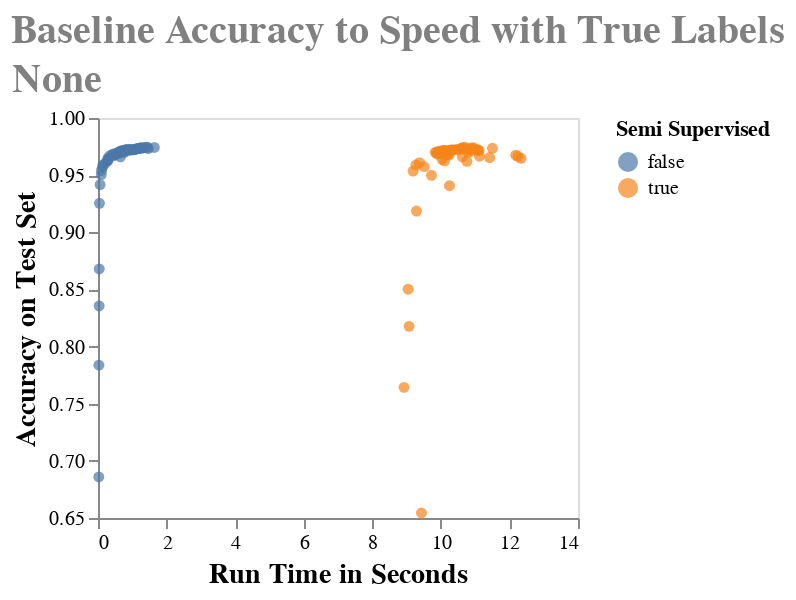

The code cell stored with this chart in its notebook:
### Markdown cell above
### Visualizing Accuracy vs Speed in App for Recommended Texts

### Code cell
chrts = []
chart_upper_limit = 14
chrts.append(chart_accuracy_speed_scatter(df_results.loc[(df_results['vectorizer_num_features'].isna()) & (df_results['model_type']!='StackingClassifier')], None, chart_upper_limit))

row_chrt1 = alt.hconcat(chrts[0]) # | chrts [1] | chrts [2])
#row_chrt2 = alt.hconcat(chrts[3] | chrts [4] | chrts [5])
super_chrt_speed_accuracy = alt.vconcat(row_chrt1).properties(
    title='Baseline Accuracy to Speed with True Labels'
).configure_title(
    fontSize=20,
    anchor='start',
    color='gray'
)
super_chrt_speed_accuracy.save('super_chrt_speed_accuracy_harder_target.html')
super_chrt_speed_accuracy

### Figure 1 — Vega-Lite specification as saved in the notebook (floating-point values rounded to 4 significant figures)
{"usermeta": {"embedOptions": {"theme": "fivethirtyeight"}}, "config": {"view": {"continuousWidth": 400, "continuousHeight": 300}, "title": {"anchor": "start", "color": "gray", "fontSize": 20}}, "vconcat": [{"hconcat": [{"mark": "circle", "encoding": {"color": {"type": "nominal", "field": "semi_supervised", "title": "Semi Supervised"}, "tooltip": [{"type": "nominal", "field": "model_type"}, {"type": "quantitative", "field": "samples", "format": ",.0f"}, {"type": "quantitative", "field": "test_accuracy", "format": ",.4f"}, {"type": "nominal", "field": "semi_supervised"}, {"type": "quantitative", "field": "run_time", "format": ",.4f"}], "x": {"type": "quantitative", "axis": {"grid": false, "title": "Run Time in Seconds", "titleFontSize": 14}, "field": "run_time", "scale": {"domain": [0.0, 14]}}, "y": {"type": "quantitative", "axis": {"grid": false, "title": "Accuracy on Test Set", "titleFontSize": 14}, "field": "test_accuracy", "scale": {"domain": [0.65, 1.0]}}}, "height": 200, "title": "None", "width": 240}]}], "data": {"name": "data-be4229e878ad1cf97895ac7f69c10ecd"}, "title": "Baseline Accuracy to Speed with True Labels", "$schema": "https://vega.github.io/schema/vega-lite/v4.8.1.json", "datasets": {"data-be4229e878ad1cf97895ac7f69c10ecd": [{"model_type": "LinearSVC", "vectorizer_num_features": null, "semi_supervised": false, "samples": 250, "dummy_train_accuracy": 0.3745, "dummy_test_accuracy": 0.3772, "train_accuracy": 1.0, "test_accuracy": 0.6859, "run_time": 0.023}, {"model_type": "LinearSVC", "vectorizer_num_features": null, "semi_supervised": true, "samples": 250, "dummy_train_accuracy": 0.4038, "dummy_test_accuracy": 0.4011, "train_accuracy": 0.6364, "test_accuracy": 0.6544, "run_time": 9.434}, {"model_type": "LinearSVC", "vectorizer_num_features": null, "semi_supervised": false, "samples": 500, "dummy_train_accuracy": 0.3992, "dummy_test_accuracy": 0.3896, "train_accuracy": 1.0, "test_accuracy": 0.7837, "run_time": 0.027}, {"model_type": "LinearSVC", "vectorizer_num_features": null, "semi_supervised": true, "samples": 500, "dummy_train_accuracy": 0.4038, "dummy_test_accuracy": 0.4011, "train_accuracy": 0.7173, "test_accuracy": 0.7643, "run_time": 8.925}, {"model_type": "LinearSVC", "vectorizer_num_features": null, "semi_supervised": false, "samples": 750, "dummy_train_accuracy": 0.3981, "dummy_test_accuracy": 0.3924, "train_accuracy": 1.0, "test_accuracy": 0.8356, "run_time": 0.033}, {"model_type": "LinearSVC", "vectorizer_num_features": null, "semi_supervised": true, "samples": 750, "dummy_train_accuracy": 0.4038, "dummy_test_accuracy": 0.4011, "train_accuracy": 0.774, "test_accuracy": 0.8177, "run_time": 9.073}, {"model_type": "LinearSVC", "vectorizer_num_features": null, "semi_supervised": false, "samples": 1000, "dummy_train_accuracy": 0.3946, "dummy_test_accuracy": 0.394, "train_accuracy": 1.0, "test_accuracy": 0.8679, "run_time": 0.03698}, {"model_type": "LinearSVC", "vectorizer_num_features": null, "semi_supervised": true, "samples": 1000, "dummy_train_accuracy": 0.4038, "dummy_test_accuracy": 0.4011, "train_accuracy": 0.8149, "test_accuracy": 0.8502, "run_time": 9.045}, {"model_type": "LinearSVC", "vectorizer_num_features": null, "semi_supervised": false, "samples": 2000, "dummy_train_accuracy": 0.3928, "dummy_test_accuracy": 0.3895, "train_accuracy": 1.0, "test_accuracy": 0.9253, "run_time": 0.043}, {"model_type": "LinearSVC", "vectorizer_num_features": null, "semi_supervised": true, "samples": 2000, "dummy_train_accuracy": 0.4038, "dummy_test_accuracy": 0.4011, "train_accuracy": 0.8897, "test_accuracy": 0.9186, "run_time": 9.288}, {"model_type": "LinearSVC", "vectorizer_num_features": null, "semi_supervised": false, "samples": 3000, "dummy_train_accuracy": 0.3949, "dummy_test_accuracy": 0.3917, "train_accuracy": 1.0, "test_accuracy": 0.9416, "run_time": 0.061}, {"model_type": "LinearSVC", "vectorizer_num_features": null, "semi_supervised": true, "samples": 3000, "dummy_train_accuracy": 0.4038, "dummy_test_accuracy": 0.4011, "train_accuracy": 0.9179, "test_accuracy": 0.9408, "run_time": 10.25}, {"model_type": "LinearSVC", "vectorizer_num_features": null, "semi_supervised": false, "samples": 4000, "dummy_train_accuracy": 0.3927, "dummy_test_accuracy": 0.3938, "train_accuracy": 1.0, "test_accuracy": 0.9505, "run_time": 0.09698}, {"model_type": "LinearSVC", "vectorizer_num_features": null, "semi_supervised": true, "samples": 4000, "dummy_train_accuracy": 0.4038, "dummy_test_accuracy": 0.4011, "train_accuracy": 0.9339, "test_accuracy": 0.9499, "run_time": 9.726}, {"model_type": "LinearSVC", "vectorizer_num_features": null, "semi_supervised": false, "samples": 5000, "dummy_train_accuracy": 0.3997, "dummy_test_accuracy": 0.3981, "train_accuracy": 1.0, "test_accuracy": 0.9541, "run_time": 0.101}, {"model_type": "LinearSVC", "vectorizer_num_features": null, "semi_supervised": true, "samples": 5000, "dummy_train_accuracy": 0.4038, "dummy_test_accuracy": 0.4011, "train_accuracy": 0.9427, "test_accuracy": 0.9536, "run_time": 9.191}, {"model_type": "LinearSVC", "vectorizer_num_features": null, "semi_supervised": false, "samples": 6000, "dummy_train_accuracy": 0.3959, "dummy_test_accuracy": 0.3971, "train_accuracy": 0.9998, "test_accuracy": 0.9569, "run_time": 0.133}, {"model_type": "LinearSVC", "vectorizer_num_features": null, "semi_supervised": true, "samples": 6000, "dummy_train_accuracy": 0.4038, "dummy_test_accuracy": 0.4011, "train_accuracy": 0.95, "test_accuracy": 0.9575, "run_time": 9.514}, {"model_type": "LinearSVC", "vectorizer_num_features": null, "semi_supervised": false, "samples": 7000, "dummy_train_accuracy": 0.3919, "dummy_test_accuracy": 0.3982, "train_accuracy": 0.9999, "test_accuracy": 0.9588, "run_time": 0.143}, {"model_type": "LinearSVC", "vectorizer_num_features": null, "semi_supervised": true, "samples": 7000, "dummy_train_accuracy": 0.4038, "dummy_test_accuracy": 0.4011, "train_accuracy": 0.9545, "test_accuracy": 0.9588, "run_time": 9.273}, {"model_type": "LinearSVC", "vectorizer_num_features": null, "semi_supervised": false, "samples": 8000, "dummy_train_accuracy": 0.3971, "dummy_test_accuracy": 0.3978, "train_accuracy": 0.9999, "test_accuracy": 0.9605, "run_time": 0.214}, {"model_type": "LinearSVC", "vectorizer_num_features": null, "semi_supervised": true, "samples": 8000, "dummy_train_accuracy": 0.4038, "dummy_test_accuracy": 0.4011, "train_accuracy": 0.9594, "test_accuracy": 0.9609, "run_time": 9.376}, {"model_type": "LinearSVC", "vectorizer_num_features": null, "semi_supervised": false, "samples": 9000, "dummy_train_accuracy": 0.401, "dummy_test_accuracy": 0.3978, "train_accuracy": 0.9999, "test_accuracy": 0.9623, "run_time": 0.272}, {"model_type": "LinearSVC", "vectorizer_num_features": null, "semi_supervised": true, "samples": 9000, "dummy_train_accuracy": 0.4038, "dummy_test_accuracy": 0.4011, "train_accuracy": 0.9626, "test_accuracy": 0.9621, "run_time": 10.76}, {"model_type": "LinearSVC", "vectorizer_num_features": null, "semi_supervised": false, "samples": 10000, "dummy_train_accuracy": 0.4043, "dummy_test_accuracy": 0.3984, "train_accuracy": 0.9999, "test_accuracy": 0.9631, "run_time": 0.297}, {"model_type": "LinearSVC", "vectorizer_num_features": null, "semi_supervised": true, "samples": 10000, "dummy_train_accuracy": 0.4038, "dummy_test_accuracy": 0.4011, "train_accuracy": 0.9652, "test_accuracy": 0.9625, "run_time": 10.11}, {"model_type": "LinearSVC", "vectorizer_num_features": null, "semi_supervised": false, "samples": 11000, "dummy_train_accuracy": 0.4043, "dummy_test_accuracy": 0.3993, "train_accuracy": 0.9999, "test_accuracy": 0.964, "run_time": 0.29}, {"model_type": "LinearSVC", "vectorizer_num_features": null, "semi_supervised": true, "samples": 11000, "dummy_train_accuracy": 0.4038, "dummy_test_accuracy": 0.4011, "train_accuracy": 0.9669, "test_accuracy": 0.9639, "run_time": 10.04}, {"model_type": "LinearSVC", "vectorizer_num_features": null, "semi_supervised": false, "samples": 12000, "dummy_train_accuracy": 0.4039, "dummy_test_accuracy": 0.3997, "train_accuracy": 0.9998, "test_accuracy": 0.965, "run_time": 0.296}, {"model_type": "LinearSVC", "vectorizer_num_features": null, "semi_supervised": true, "samples": 12000, "dummy_train_accuracy": 0.4038, "dummy_test_accuracy": 0.4011, "train_accuracy": 0.9684, "test_accuracy": 0.9647, "run_time": 12.34}, {"model_type": "LinearSVC", "vectorizer_num_features": null, "semi_supervised": false, "samples": 13000, "dummy_train_accuracy": 0.389, "dummy_test_accuracy": 0.3989, "train_accuracy": 0.9998, "test_accuracy": 0.9659, "run_time": 0.6534}, {"model_type": "LinearSVC", "vectorizer_num_features": null, "semi_supervised": true, "samples": 13000, "dummy_train_accuracy": 0.4038, "dummy_test_accuracy": 0.4011, "train_accuracy": 0.9703, "test_accuracy": 0.9654, "run_time": 11.42}, {"model_type": "LinearSVC", "vectorizer_num_features": null, "semi_supervised": false, "samples": 14000, "dummy_train_accuracy": 0.4042, "dummy_test_accuracy": 0.3987, "train_accuracy": 0.9999, "test_accuracy": 0.967, "run_time": 0.3509}, {"model_type": "LinearSVC", "vectorizer_num_features": null, "semi_supervised": true, "samples": 14000, "dummy_train_accuracy": 0.4038, "dummy_test_accuracy": 0.4011, "train_accuracy": 0.9721, "test_accuracy": 0.966, "run_time": 10.63}, {"model_type": "LinearSVC", "vectorizer_num_features": null, "semi_supervised": false, "samples": 15000, "dummy_train_accuracy": 0.4025, "dummy_test_accuracy": 0.3985, "train_accuracy": 0.9999, "test_accuracy": 0.9672, "run_time": 0.459}, {"model_type": "LinearSVC", "vectorizer_num_features": null, "semi_supervised": true, "samples": 15000, "dummy_train_accuracy": 0.4038, "dummy_test_accuracy": 0.4011, "train_accuracy": 0.9731, "test_accuracy": 0.9665, "run_time": 12.25}, {"model_type": "LinearSVC", "vectorizer_num_features": null, "semi_supervised": false, "samples": 16000, "dummy_train_accuracy": 0.4015, "dummy_test_accuracy": 0.3995, "train_accuracy": 0.9999, "test_accuracy": 0.9677, "run_time": 0.491}, {"model_type": "LinearSVC", "vectorizer_num_features": null, "semi_supervised": true, "samples": 16000, "dummy_train_accuracy": 0.4038, "dummy_test_accuracy": 0.4011, "train_accuracy": 0.9737, "test_accuracy": 0.9666, "run_time": 11.13}, {"model_type": "LinearSVC", "vectorizer_num_features": null, "semi_supervised": false, "samples": 17000, "dummy_train_accuracy": 0.4002, "dummy_test_accuracy": 0.3997, "train_accuracy": 0.9999, "test_accuracy": 0.9683, "run_time": 0.4326}, {"model_type": "LinearSVC", "vectorizer_num_features": null, "semi_supervised": true, "samples": 17000, "dummy_train_accuracy": 0.4038, "dummy_test_accuracy": 0.4011, "train_accuracy": 0.9751, "test_accuracy": 0.9675, "run_time": 12.18}, {"model_type": "LinearSVC", "vectorizer_num_features": null, "semi_supervised": false, "samples": 18000, "dummy_train_accuracy": 0.3976, "dummy_test_accuracy": 0.3998, "train_accuracy": 0.9999, "test_accuracy": 0.9686, "run_time": 0.469}, {"model_type": "LinearSVC", "vectorizer_num_features": null, "semi_supervised": true, "samples": 18000, "dummy_train_accuracy": 0.4038, "dummy_test_accuracy": 0.4011, "train_accuracy": 0.9761, "test_accuracy": 0.9677, "run_time": 10.25}, {"model_type": "LinearSVC", "vectorizer_num_features": null, "semi_supervised": false, "samples": 19000, "dummy_train_accuracy": 0.3988, "dummy_test_accuracy": 0.3998, "train_accuracy": 0.9999, "test_accuracy": 0.9689, "run_time": 0.606}, {"model_type": "LinearSVC", "vectorizer_num_features": null, "semi_supervised": true, "samples": 19000, "dummy_train_accuracy": 0.4038, "dummy_test_accuracy": 0.4011, "train_accuracy": 0.9769, "test_accuracy": 0.9678, "run_time": 10.16}, {"model_type": "LinearSVC", "vectorizer_num_features": null, "semi_supervised": false, "samples": 20000, "dummy_train_accuracy": 0.4005, "dummy_test_accuracy": 0.4003, "train_accuracy": 0.9999, "test_accuracy": 0.9694, "run_time": 0.563}, {"model_type": "LinearSVC", "vectorizer_num_features": null, "semi_supervised": true, "samples": 20000, "dummy_train_accuracy": 0.4038, "dummy_test_accuracy": 0.4011, "train_accuracy": 0.9777, "test_accuracy": 0.9682, "run_time": 10.21}, {"model_type": "LinearSVC", "vectorizer_num_features": null, "semi_supervised": false, "samples": 21000, "dummy_train_accuracy": 0.3985, "dummy_test_accuracy": 0.4007, "train_accuracy": 0.9999, "test_accuracy": 0.9695, "run_time": 0.555}, {"model_type": "LinearSVC", "vectorizer_num_features": null, "semi_supervised": true, "samples": 21000, "dummy_train_accuracy": 0.4038, "dummy_test_accuracy": 0.4011, "train_accuracy": 0.9785, "test_accuracy": 0.9684, "run_time": 9.896}, {"model_type": "LinearSVC", "vectorizer_num_features": null, "semi_supervised": false, "samples": 22000, "dummy_train_accuracy": 0.4034, "dummy_test_accuracy": 0.4011, "train_accuracy": 0.9999, "test_accuracy": 0.9699, "run_time": 0.772}, {"model_type": "LinearSVC", "vectorizer_num_features": null, "semi_supervised": true, "samples": 22000, "dummy_train_accuracy": 0.4038, "dummy_test_accuracy": 0.4011, "train_accuracy": 0.9791, "test_accuracy": 0.9686, "run_time": 10.1}, {"model_type": "LinearSVC", "vectorizer_num_features": null, "semi_supervised": false, "samples": 23000, "dummy_train_accuracy": 0.4038, "dummy_test_accuracy": 0.4012, "train_accuracy": 0.9999, "test_accuracy": 0.97, "run_time": 0.62}, {"model_type": "LinearSVC", "vectorizer_num_features": null, "semi_supervised": true, "samples": 23000, "dummy_train_accuracy": 0.4038, "dummy_test_accuracy": 0.4011, "train_accuracy": 0.9804, "test_accuracy": 0.9691, "run_time": 9.939}, {"model_type": "LinearSVC", "vectorizer_num_features": null, "semi_supervised": false, "samples": 24000, "dummy_train_accuracy": 0.4054, "dummy_test_accuracy": 0.4011, "train_accuracy": 0.9998, "test_accuracy": 0.9706, "run_time": 0.635}, {"model_type": "LinearSVC", "vectorizer_num_features": null, "semi_supervised": true, "samples": 24000, "dummy_train_accuracy": 0.4038, "dummy_test_accuracy": 0.4011, "train_accuracy": 0.9813, "test_accuracy": 0.9696, "run_time": 9.919}, {"model_type": "LinearSVC", "vectorizer_num_features": null, "semi_supervised": false, "samples": 25000, "dummy_train_accuracy": 0.4055, "dummy_test_accuracy": 0.401, "train_accuracy": 0.9998, "test_accuracy": 0.9708, "run_time": 0.648}, {"model_type": "LinearSVC", "vectorizer_num_features": null, "semi_supervised": true, "samples": 25000, "dummy_train_accuracy": 0.4038, "dummy_test_accuracy": 0.4011, "train_accuracy": 0.9822, "test_accuracy": 0.9696, "run_time": 9.868}, {"model_type": "LinearSVC", "vectorizer_num_features": null, "semi_supervised": false, "samples": 26000, "dummy_train_accuracy": 0.4025, "dummy_test_accuracy": 0.4009, "train_accuracy": 0.9998, "test_accuracy": 0.9711, "run_time": 0.67}, {"model_type": "LinearSVC", "vectorizer_num_features": null, "semi_supervised": true, "samples": 26000, "dummy_train_accuracy": 0.4038, "dummy_test_accuracy": 0.4011, "train_accuracy": 0.983, "test_accuracy": 0.97, "run_time": 10.79}, {"model_type": "LinearSVC", "vectorizer_num_features": null, "semi_supervised": false, "samples": 27000, "dummy_train_accuracy": 0.4027, "dummy_test_accuracy": 0.4009, "train_accuracy": 0.9999, "test_accuracy": 0.9713, "run_time": 0.698}, {"model_type": "LinearSVC", "vectorizer_num_features": null, "semi_supervised": true, "samples": 27000, "dummy_train_accuracy": 0.4038, "dummy_test_accuracy": 0.4011, "train_accuracy": 0.9837, "test_accuracy": 0.97, "run_time": 9.837}, {"model_type": "LinearSVC", "vectorizer_num_features": null, "semi_supervised": false, "samples": 28000, "dummy_train_accuracy": 0.4028, "dummy_test_accuracy": 0.401, "train_accuracy": 0.9999, "test_accuracy": 0.9711, "run_time": 0.7283}, {"model_type": "LinearSVC", "vectorizer_num_features": null, "semi_supervised": true, "samples": 28000, "dummy_train_accuracy": 0.4038, "dummy_test_accuracy": 0.4011, "train_accuracy": 0.9845, "test_accuracy": 0.9704, "run_time": 9.926}, {"model_type": "LinearSVC", "vectorizer_num_features": null, "semi_supervised": false, "samples": 29000, "dummy_train_accuracy": 0.4058, "dummy_test_accuracy": 0.4015, "train_accuracy": 0.9999, "test_accuracy": 0.9715, "run_time": 0.766}, {"model_type": "LinearSVC", "vectorizer_num_features": null, "semi_supervised": true, "samples": 29000, "dummy_train_accuracy": 0.4038, "dummy_test_accuracy": 0.4011, "train_accuracy": 0.9853, "test_accuracy": 0.9708, "run_time": 9.945}, {"model_type": "LinearSVC", "vectorizer_num_features": null, "semi_supervised": false, "samples": 30000, "dummy_train_accuracy": 0.4033, "dummy_test_accuracy": 0.4013, "train_accuracy": 0.9999, "test_accuracy": 0.9712, "run_time": 0.779}, {"model_type": "LinearSVC", "vectorizer_num_features": null, "semi_supervised": true, "samples": 30000, "dummy_train_accuracy": 0.4038, "dummy_test_accuracy": 0.4011, "train_accuracy": 0.9862, "test_accuracy": 0.9711, "run_time": 10.9}, {"model_type": "LinearSVC", "vectorizer_num_features": null, "semi_supervised": false, "samples": 31000, "dummy_train_accuracy": 0.4031, "dummy_test_accuracy": 0.4011, "train_accuracy": 0.9999, "test_accuracy": 0.9719, "run_time": 0.802}, {"model_type": "LinearSVC", "vectorizer_num_features": null, "semi_supervised": true, "samples": 31000, "dummy_train_accuracy": 0.4038, "dummy_test_accuracy": 0.4011, "train_accuracy": 0.9871, "test_accuracy": 0.9715, "run_time": 10.04}, {"model_type": "LinearSVC", "vectorizer_num_features": null, "semi_supervised": false, "samples": 32000, "dummy_train_accuracy": 0.4041, "dummy_test_accuracy": 0.4018, "train_accuracy": 0.9999, "test_accuracy": 0.9724, "run_time": 0.843}, {"model_type": "LinearSVC", "vectorizer_num_features": null, "semi_supervised": true, "samples": 32000, "dummy_train_accuracy": 0.4038, "dummy_test_accuracy": 0.4011, "train_accuracy": 0.9876, "test_accuracy": 0.9714, "run_time": 10.12}, {"model_type": "LinearSVC", "vectorizer_num_features": null, "semi_supervised": false, "samples": 33000, "dummy_train_accuracy": 0.4061, "dummy_test_accuracy": 0.4018, "train_accuracy": 0.9998, "test_accuracy": 0.9722, "run_time": 0.805}, {"model_type": "LinearSVC", "vectorizer_num_features": null, "semi_supervised": true, "samples": 33000, "dummy_train_accuracy": 0.4038, "dummy_test_accuracy": 0.4011, "train_accuracy": 0.9883, "test_accuracy": 0.9715, "run_time": 10.09}, {"model_type": "LinearSVC", "vectorizer_num_features": null, "semi_supervised": false, "samples": 34000, "dummy_train_accuracy": 0.4073, "dummy_test_accuracy": 0.4026, "train_accuracy": 0.9999, "test_accuracy": 0.972, "run_time": 0.868}, {"model_type": "LinearSVC", "vectorizer_num_features": null, "semi_supervised": true, "samples": 34000, "dummy_train_accuracy": 0.4038, "dummy_test_accuracy": 0.4011, "train_accuracy": 0.9889, "test_accuracy": 0.9716, "run_time": 11.12}, {"model_type": "LinearSVC", "vectorizer_num_features": null, "semi_supervised": false, "samples": 35000, "dummy_train_accuracy": 0.409, "dummy_test_accuracy": 0.4021, "train_accuracy": 0.9999, "test_accuracy": 0.9721, "run_time": 0.921}, {"model_type": "LinearSVC", "vectorizer_num_features": null, "semi_supervised": true, "samples": 35000, "dummy_train_accuracy": 0.4038, "dummy_test_accuracy": 0.4011, "train_accuracy": 0.9895, "test_accuracy": 0.9716, "run_time": 10.16}, {"model_type": "LinearSVC", "vectorizer_num_features": null, "semi_supervised": false, "samples": 36000, "dummy_train_accuracy": 0.4076, "dummy_test_accuracy": 0.4024, "train_accuracy": 0.9999, "test_accuracy": 0.9718, "run_time": 0.9425}, {"model_type": "LinearSVC", "vectorizer_num_features": null, "semi_supervised": true, "samples": 36000, "dummy_train_accuracy": 0.4038, "dummy_test_accuracy": 0.4011, "train_accuracy": 0.9902, "test_accuracy": 0.9715, "run_time": 10.25}, {"model_type": "LinearSVC", "vectorizer_num_features": null, "semi_supervised": false, "samples": 37000, "dummy_train_accuracy": 0.4041, "dummy_test_accuracy": 0.4018, "train_accuracy": 0.9999, "test_accuracy": 0.9724, "run_time": 0.94}, {"model_type": "LinearSVC", "vectorizer_num_features": null, "semi_supervised": true, "samples": 37000, "dummy_train_accuracy": 0.4038, "dummy_test_accuracy": 0.4011, "train_accuracy": 0.9908, "test_accuracy": 0.972, "run_time": 10.32}, {"model_type": "LinearSVC", "vectorizer_num_features": null, "semi_supervised": false, "samples": 38000, "dummy_train_accuracy": 0.4052, "dummy_test_accuracy": 0.4016, "train_accuracy": 0.9999, "test_accuracy": 0.9724, "run_time": 0.9281}, {"model_type": "LinearSVC", "vectorizer_num_features": null, "semi_supervised": true, "samples": 38000, "dummy_train_accuracy": 0.4038, "dummy_test_accuracy": 0.4011, "train_accuracy": 0.9913, "test_accuracy": 0.9718, "run_time": 11.08}, {"model_type": "LinearSVC", "vectorizer_num_features": null, "semi_supervised": false, "samples": 39000, "dummy_train_accuracy": 0.4054, "dummy_test_accuracy": 0.4015, "train_accuracy": 0.9998, "test_accuracy": 0.9721, "run_time": 1.047}, {"model_type": "LinearSVC", "vectorizer_num_features": null, "semi_supervised": true, "samples": 39000, "dummy_train_accuracy": 0.4038, "dummy_test_accuracy": 0.4011, "train_accuracy": 0.992, "test_accuracy": 0.9719, "run_time": 10.28}, {"model_type": "LinearSVC", "vectorizer_num_features": null, "semi_supervised": false, "samples": 40000, "dummy_train_accuracy": 0.4057, "dummy_test_accuracy": 0.4014, "train_accuracy": 0.9999, "test_accuracy": 0.9724, "run_time": 1.04}, {"model_type": "LinearSVC", "vectorizer_num_features": null, "semi_supervised": true, "samples": 40000, "dummy_train_accuracy": 0.4038, "dummy_test_accuracy": 0.4011, "train_accuracy": 0.9925, "test_accuracy": 0.9721, "run_time": 10.33}, {"model_type": "LinearSVC", "vectorizer_num_features": null, "semi_supervised": false, "samples": 41000, "dummy_train_accuracy": 0.4061, "dummy_test_accuracy": 0.4016, "train_accuracy": 0.9999, "test_accuracy": 0.9728, "run_time": 1.051}, {"model_type": "LinearSVC", "vectorizer_num_features": null, "semi_supervised": true, "samples": 41000, "dummy_train_accuracy": 0.4038, "dummy_test_accuracy": 0.4011, "train_accuracy": 0.9929, "test_accuracy": 0.9722, "run_time": 10.49}, {"model_type": "LinearSVC", "vectorizer_num_features": null, "semi_supervised": false, "samples": 42000, "dummy_train_accuracy": 0.4044, "dummy_test_accuracy": 0.4016, "train_accuracy": 0.9998, "test_accuracy": 0.973, "run_time": 1.12}, {"model_type": "LinearSVC", "vectorizer_num_features": null, "semi_supervised": true, "samples": 42000, "dummy_train_accuracy": 0.4038, "dummy_test_accuracy": 0.4011, "train_accuracy": 0.9937, "test_accuracy": 0.9722, "run_time": 11.07}, {"model_type": "LinearSVC", "vectorizer_num_features": null, "semi_supervised": false, "samples": 43000, "dummy_train_accuracy": 0.404, "dummy_test_accuracy": 0.4014, "train_accuracy": 0.9999, "test_accuracy": 0.9729, "run_time": 1.12}, {"model_type": "LinearSVC", "vectorizer_num_features": null, "semi_supervised": true, "samples": 43000, "dummy_train_accuracy": 0.4038, "dummy_test_accuracy": 0.4011, "train_accuracy": 0.9941, "test_accuracy": 0.9722, "run_time": 10.83}, {"model_type": "LinearSVC", "vectorizer_num_features": null, "semi_supervised": false, "samples": 44000, "dummy_train_accuracy": 0.4066, "dummy_test_accuracy": 0.4017, "train_accuracy": 0.9999, "test_accuracy": 0.9734, "run_time": 1.161}, {"model_type": "LinearSVC", "vectorizer_num_features": null, "semi_supervised": true, "samples": 44000, "dummy_train_accuracy": 0.4038, "dummy_test_accuracy": 0.4011, "train_accuracy": 0.9947, "test_accuracy": 0.9725, "run_time": 10.44}, {"model_type": "LinearSVC", "vectorizer_num_features": null, "semi_supervised": false, "samples": 45000, "dummy_train_accuracy": 0.4077, "dummy_test_accuracy": 0.4015, "train_accuracy": 0.9999, "test_accuracy": 0.9732, "run_time": 1.178}, {"model_type": "LinearSVC", "vectorizer_num_features": null, "semi_supervised": true, "samples": 45000, "dummy_train_accuracy": 0.4038, "dummy_test_accuracy": 0.4011, "train_accuracy": 0.9953, "test_accuracy": 0.9725, "run_time": 10.82}, {"model_type": "LinearSVC", "vectorizer_num_features": null, "semi_supervised": false, "samples": 46000, "dummy_train_accuracy": 0.4083, "dummy_test_accuracy": 0.4015, "train_accuracy": 0.9999, "test_accuracy": 0.9732, "run_time": 1.468}, {"model_type": "LinearSVC", "vectorizer_num_features": null, "semi_supervised": true, "samples": 46000, "dummy_train_accuracy": 0.4038, "dummy_test_accuracy": 0.4011, "train_accuracy": 0.9958, "test_accuracy": 0.9729, "run_time": 10.97}, {"model_type": "LinearSVC", "vectorizer_num_features": null, "semi_supervised": false, "samples": 47000, "dummy_train_accuracy": 0.4057, "dummy_test_accuracy": 0.4016, "train_accuracy": 0.9999, "test_accuracy": 0.9735, "run_time": 1.229}, {"model_type": "LinearSVC", "vectorizer_num_features": null, "semi_supervised": true, "samples": 47000, "dummy_train_accuracy": 0.4038, "dummy_test_accuracy": 0.4011, "train_accuracy": 0.9964, "test_accuracy": 0.973, "run_time": 10.59}, {"model_type": "LinearSVC", "vectorizer_num_features": null, "semi_supervised": false, "samples": 48000, "dummy_train_accuracy": 0.4081, "dummy_test_accuracy": 0.4018, "train_accuracy": 0.9999, "test_accuracy": 0.974, "run_time": 1.245}, {"model_type": "LinearSVC", "vectorizer_num_features": null, "semi_supervised": true, "samples": 48000, "dummy_train_accuracy": 0.4038, "dummy_test_accuracy": 0.4011, "train_accuracy": 0.997, "test_accuracy": 0.973, "run_time": 10.62}, {"model_type": "LinearSVC", "vectorizer_num_features": null, "semi_supervised": false, "samples": 49000, "dummy_train_accuracy": 0.4059, "dummy_test_accuracy": 0.4016, "train_accuracy": 0.9998, "test_accuracy": 0.9735, "run_time": 1.229}, {"model_type": "LinearSVC", "vectorizer_num_features": null, "semi_supervised": true, "samples": 49000, "dummy_train_accuracy": 0.4038, "dummy_test_accuracy": 0.4011, "train_accuracy": 0.9975, "test_accuracy": 0.9735, "run_time": 11.5}, {"model_type": "LinearSVC", "vectorizer_num_features": null, "semi_supervised": false, "samples": 50000, "dummy_train_accuracy": 0.4074, "dummy_test_accuracy": 0.4013, "train_accuracy": 0.9999, "test_accuracy": 0.9738, "run_time": 1.31}, {"model_type": "LinearSVC", "vectorizer_num_features": null, "semi_supervised": true, "samples": 50000, "dummy_train_accuracy": 0.4038, "dummy_test_accuracy": 0.4011, "train_accuracy": 0.998, "test_accuracy": 0.9737, "run_time": 10.61}, {"model_type": "LinearSVC", "vectorizer_num_features": null, "semi_supervised": false, "samples": 51000, "dummy_train_accuracy": 0.4046, "dummy_test_accuracy": 0.4015, "train_accuracy": 0.9999, "test_accuracy": 0.9739, "run_time": 1.305}, {"model_type": "LinearSVC", "vectorizer_num_features": null, "semi_supervised": true, "samples": 51000, "dummy_train_accuracy": 0.4038, "dummy_test_accuracy": 0.4011, "train_accuracy": 0.9986, "test_accuracy": 0.9739, "run_time": 10.88}, {"model_type": "LinearSVC", "vectorizer_num_features": null, "semi_supervised": false, "samples": 52000, "dummy_train_accuracy": 0.406, "dummy_test_accuracy": 0.4011, "train_accuracy": 0.9999, "test_accuracy": 0.9743, "run_time": 1.393}, {"model_type": "LinearSVC", "vectorizer_num_features": null, "semi_supervised": true, "samples": 52000, "dummy_train_accuracy": 0.4038, "dummy_test_accuracy": 0.4011, "train_accuracy": 0.999, "test_accuracy": 0.9739, "run_time": 10.95}, {"model_type": "LinearSVC", "vectorizer_num_features": null, "semi_supervised": false, "samples": 53000, "dummy_train_accuracy": 0.4057, "dummy_test_accuracy": 0.4014, "train_accuracy": 0.9998, "test_accuracy": 0.9743, "run_time": 1.643}, {"model_type": "LinearSVC", "vectorizer_num_features": null, "semi_supervised": true, "samples": 53000, "dummy_train_accuracy": 0.4038, "dummy_test_accuracy": 0.4011, "train_accuracy": 0.9996, "test_accuracy": 0.974, "run_time": 10.64}, {"model_type": "LinearSVC", "vectorizer_num_features": null, "semi_supervised": false, "samples": 53531, "dummy_train_accuracy": 0.4038, "dummy_test_accuracy": 0.4011, "train_accuracy": 0.9999, "test_accuracy": 0.9743, "run_time": 1.442}, {"model_type": "LinearSVC", "vectorizer_num_features": null, "semi_supervised": true, "samples": 53531, "dummy_train_accuracy": 0.4038, "dummy_test_accuracy": 0.4011, "train_accuracy": 0.9999, "test_accuracy": 0.9743, "run_time": 10.71}]}}
